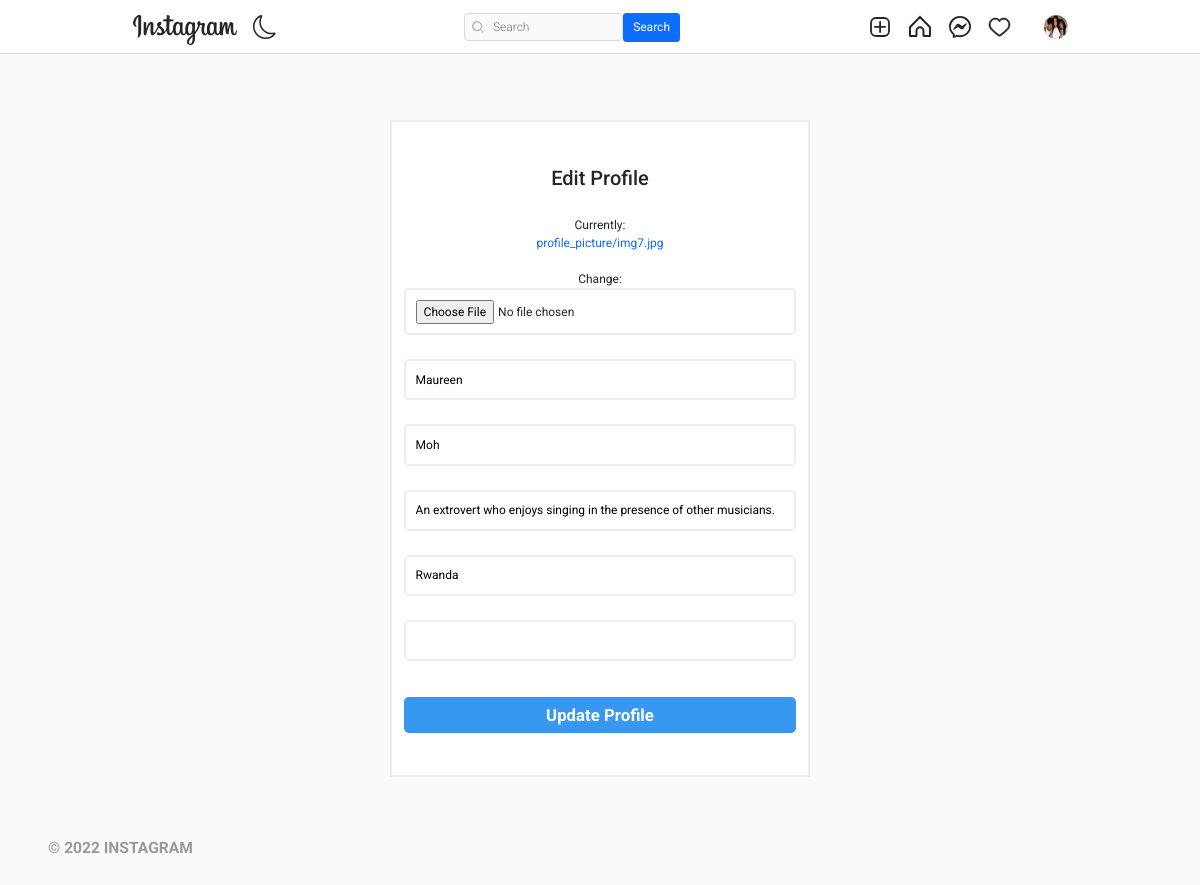
/users/profile/edit (signed in), run on the app's committed database.
### instagram/models.py (models this page shows, shortened)
class Profile(models.Model):
    user = models.OneToOneField(User, related_name='profile', on_delete=models.CASCADE)
    image = models.ImageField(upload_to="profile_picture", null=True, default="default.jpg")
    first_name = models.CharField(max_length=200, null=True, blank=True)
    last_name = models.CharField(max_length=200, null=True, blank=True)
    bio = models.CharField(max_length=200, null=True, blank=True)
    location = models.CharField(max_length=200, null=True, blank=True)
    url = models.URLField(max_length=200, null=True, blank=True)
    favourite = models.ManyToManyField(Post, blank=True)

### instagram/views.py (the view)
# urls.py: path('profile/edit', EditProfile, name="editprofile"),
def EditProfile(request):
    user = request.user.id
    profile = Profile.objects.get(user_id=user)
    if request.method == "POST":
        form = EditProfileForm(request.POST, request.FILES, instance=request.user.profile)
        if form.is_valid():
            profile.image = form.cleaned_data.get('image')
            profile.first_name = form.cleaned_data.get('first_name')
            profile.last_name = form.cleaned_data.get('last_name')
            profile.location = form.cleaned_data.get('location')
            profile.url = form.cleaned_data.get('url')
            profile.bio = form.cleaned_data.get('bio')
            profile.save()
            return redirect('profile', profile.user.username)
    else:
        form = EditProfileForm(instance=request.user.profile)
    context = {
        'form':form,
    }
    return render(request, 'editprofile.html', context)

### instagram/forms.py
class EditProfileForm(forms.ModelForm):
    image = forms.ImageField(required=True)
    first_name = forms.CharField(widget=forms.TextInput(attrs={'class': 'input', 'placeholder': 'First Name'}), required=True)
    last_name = forms.CharField(widget=forms.TextInput(attrs={'class': 'input', 'placeholder': 'Last Name'}), required=True)
    bio = forms.CharField(widget=forms.TextInput(attrs={'class': 'input', 'placeholder': 'Bio'}), required=True)
    location = forms.CharField(widget=forms.TextInput(attrs={'class': 'input', 'placeholder': 'Address'}), required=True)
    class Meta:
        model = Profile
        fields = ['image', 'first_name', 'last_name', 'bio', 'url', 'location']

### templates/editprofile.html (shortened to what this page needs)
{% extends 'base.html' %}
{% load static %}
{% load crispy_forms_tags %}
{% block content %}
<br><br>
<!DOCTYPE html>
<html lang="en">
<head>
  <link rel="stylesheet" href="{% static 'assets2/style.css' %}">
</head>
<body>
  <div id="wrapper">
    <div class="container">
      <div class="form-data">
        <form action="" method="POST" enctype="multipart/form-data">
          <div class="logo">
            <h3 style="padding: 20px; font-size: 20px;">Edit Profile</h3>
          </div>
          {{form.image}} <br>
		  {{form.first_name}} <br>
		  {{form.last_name}} <br>
		  {{form.bio}} <br>
		  {{form.location}} <br>
		  {{form.url}} <br>
          <button class="form-btn" type="submit">Update Profile</button>
        </form>
      </div>
    </div>
    <footer>
      <div class="container text-center">
        <div class="copyright-notice">
          &copy 2022 Instagram
        </div>
      </div>
    </footer>
  </div>
</body>
</html>
{% endblock content %}

### templates/base.html (shortened to what this page needs)
{% load static %}
<!DOCTYPE html>
<html lang="en">
<head>
    <link rel="stylesheet" href="https://cdn.jsdelivr.net/npm/bootstrap-icons@1.8.1/font/bootstrap-icons.css">
    <link href="https://cdn.jsdelivr.net/npm/bootstrap@5.1.3/dist/css/bootstrap.min.css" rel="stylesheet">
    <link rel="stylesheet" type="text/css" href="{% static 'assets1/style.css' %}">
</head>
<body>
    <header class="header">
        <nav class="header__content">
            <div class="header__buttons">
                <a href="{% url 'index' %}" class="header__home">
                </a>
                <button class="header__theme-button" title="Toggle Theme">
                </button>
            </div>
            <form action="{% url 'search-users' %}" method="GET">
                <div class="header__search">
                    <input type="text" placeholder="Search" name="q" value="{{ request.GET.q }}">
                    <button class="btn btn-primary" type="submit">Search</button>
                </div>
            </form>
            <div class="header__buttons header__buttons--desktop">
                <a href="{% url 'newpost' %}">
                </a>
                <a href="{% url 'index' %}">
                </a>
                <a href="{% url 'message' %}">
                </a>
                <span>
                    <a href="{% url 'show-notification' %}">
                    </a>
                </span>
                <a href="">
                    <button class="profile-button">
                        <a href="{% url 'profile' request.user %}">
                            <div class="profile-button__picture">
                                <img src="{{request.user.profile.image.url}}" alt="User Picture">
                            </div>
                        </a>
                    </button>
                </a>
            </div>
        </nav>
    </header>
    {% block content %}
    {% endblock content %}
</body>
</html>

### static/assets1/style.css (style rules this page uses)
*, *::after, *::before { box-sizing: border-box; margin: 0; padding: 0; }
*, button, input, select, textarea { font-family: 'Roboto', sans-serif; }
:root { --primary: hsl(0, 0%, 100%); --secondary: hsl(0, 0%, 98%); --border: hsl(0, 0%, 86%); --story-border: hsl(0, 0%, 78%); --img-border: hsla(0, 0%, 0%, 0.1); --text-dark: hsl(0, 0%, 15%); --text-light: hsl(0, 0%, 60%); --like: hsl(355, 82%, 61%); --link: hsl(204, 100%, 48%); --header-height: 44px; --nav-height: 44px; }
body { min-height: 100vh; display: flex; flex-direction: column; overflow-y: auto; }
svg { display: block; }
img { max-width: 100%; }
.header { width: 100%; height: var(--header-height); background-color: var(--primary); display: flex; justify-content: center; position: fixed; top: 0; left: 0; z-index: 2; }
.header::after { content: ''; position: absolute; bottom: 0; width: 100%; height: 1px; background-color: var(--border); }
.header__content { width: 100%; max-width: 975px; padding: 0 14px; display: flex; justify-content: space-between; align-items: center; }
.header__home { margin-top: 5px; }
.header__theme-button { background-color: transparent; border: none; cursor: pointer; }
.header__theme-button-moon { display: unset; }
.header__search { width: 216px; height: 28px; display: none; align-items: center; position: relative; }
.header__search svg { width: 12px; height: 12px; position: absolute; left: 8px; }
.header__search input { width: 100%; height: 100%; background-color: var(--secondary); padding: 4px 10px 4px 28px; border: 1px solid var(--border); border-radius: 4px; outline: none; font-size: 12px; font-weight: 300; text-decoration: none; color: var(--text-light); text-overflow: ellipsis; overflow: hidden; white-space: nowrap; }
.header__buttons { display: flex; align-items: center; gap: 16px; }
.profile-button { background-color: transparent; border: none; outline: none; cursor: pointer; position: relative; }
.profile-button__picture { width: 24px; height: 24px; border-radius: 50%; overflow: hidden; position: relative; }
.profile-button__picture::after { content: ''; position: absolute; top: 0; bottom: 0; left: 0; right: 0; border: 1px solid var(--img-border); border-radius: 50%; }
@media (min-width: 768px) { :root { --header-height: 54px; --nav-height: 0px; } }
@media (min-width: 768px) { .header__content { padding: 0 20px; } }
@media (min-width: 768px) { .header__search { display: flex; } }

### static/assets2/style.css (style rules this page uses)
*, *::before, *::after { margin: 0; padding: 0; box-sizing: inherit; }
html { font-size: 12px; box-sizing: border-box; }
img { width: 100%; max-width: 100%; height: 100%; }
a { text-decoration: none; }
body { background-color: #fafafa; }
#wrapper { width: 100%; height: 100vh; display: flex; flex-direction: column; justify-content: space-between; padding-top: 5rem; }
.container { width: 100%; max-width: 93.5rem; margin: 1rem auto 0; }
#wrapper > .container { display: flex; padding: 0 2rem; }
.form-data { width: 100%; max-width: 35rem; margin-top: 1rem; margin-left: auto; margin-right: auto; display: block; }
.form-data form { background-color: #fff; border: 2px solid #eee; display: flex; flex-direction: column; padding: 2rem 1rem; text-align: center; }
.form-data form input { padding: .8rem; margin-bottom: .5rem; border: 2px solid #eee; border-radius: .4rem; }
.form-btn { margin: 1rem 0 1.5rem; height: 3rem; background-color: #3897f0; font-size: 1.4rem; font-weight: bold; color: #fff; border: none; border-radius: .4rem; cursor: pointer; }
footer { padding: 5rem 0; }
footer .container { display: flex; justify-content: space-between; font-weight: bold; text-transform: uppercase; font-size: 1.3rem; margin-top: 0; flex-wrap: wrap; }
.copyright-notice { color: #999999; }

### data on the page
Profile: first_name "Maureen", last_name "Moh", bio "An extrovert who enjoys singing in the presence of other musicians.", location "Rwanda"
